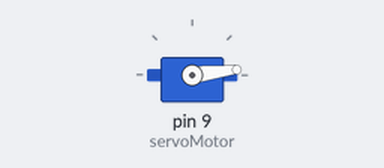
Bench run of a sketch on a simulated Arduino Uno, built with avr-gcc and run on an emulated ATmega328P. Parts: servo.

Above: at 0.05 s.
At 0.9 s:
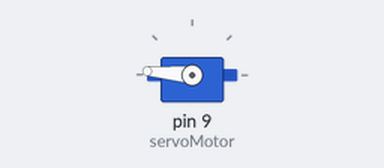
At 1.2 s:
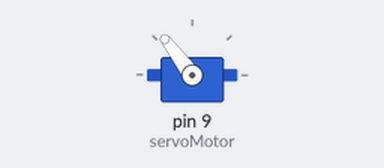
At 1.75 s:
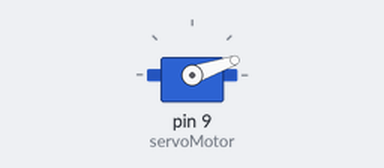
Timing chart, 0 to 4.2 s (numbered marks = the images above):
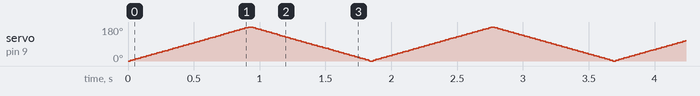

The sketch:

Servo.ino
```cpp
#include <Servo.h>;

Servo servoMotor;

int pos = 9;


void setup() {
  // put your setup code here, to run once:
  servoMotor.attach(9);
}

void loop() {
  // put your main code here, to run repeatedly:
  for (pos=0; pos <= 180; pos++) {
    servoMotor.write(pos);
    delay(5);
  }

  for (pos; pos >= 0; pos--) {
    servoMotor.write(pos);
    delay(5);
  }

}
```
